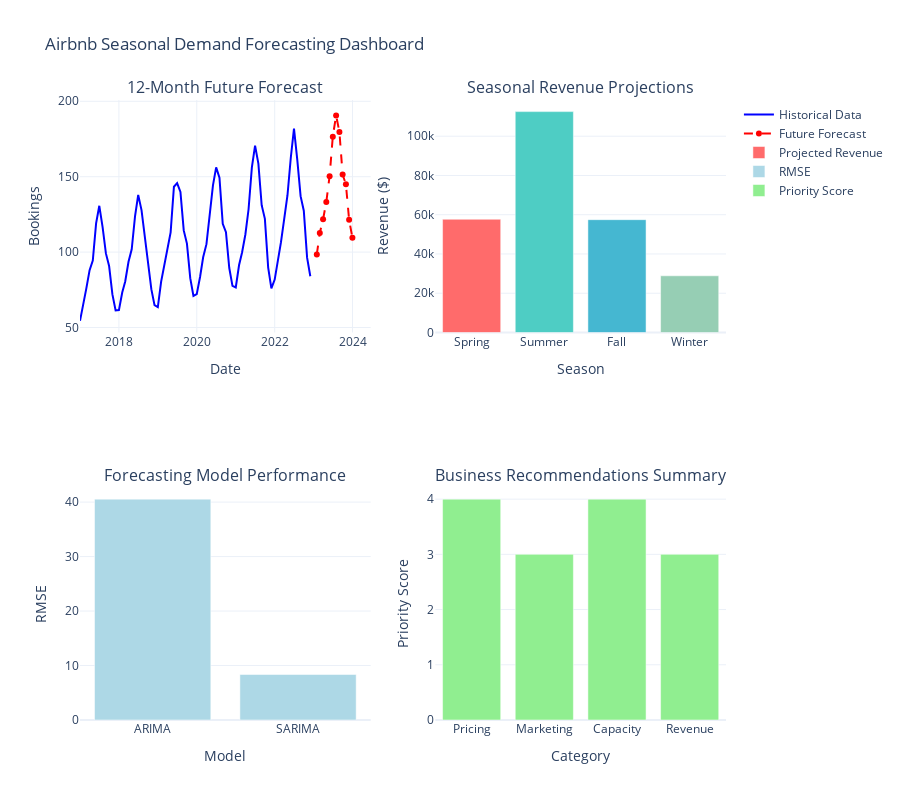

Here is the notebook cell this chart was saved with:
### Code cell
# Future Forecasting and Recommendations
print("🔮 Generating future forecasts and business recommendations...")

def generate_forecasting_recommendations(seasonal_filters, models, forecasts, metrics):
    """
    Generate actionable business recommendations based on forecasting results
    """
    
    recommendations = {}
    
    # Get the best performing model
    best_model = min(metrics.keys(), key=lambda x: metrics[x]['RMSE'])
    best_forecast = forecasts[best_model]
    
    # Future 12-month forecast
    future_months = pd.date_range(start=monthly_data.index[-1], periods=13, freq='M')[1:]
    future_forecast_values = best_forecast[-12:] if len(best_forecast) >= 12 else best_forecast
    
    # Seasonal recommendations
    for season, data in seasonal_filters.items():
        stats = data['stats']
        
        recommendations[season] = {
            'pricing_strategy': '',
            'marketing_focus': '',
            'capacity_planning': '',
            'revenue_optimization': ''
        }
        
        # Generate season-specific recommendations
        if season == 'Summer':
            recommendations[season]['pricing_strategy'] = f"Increase prices by 15-20% (avg: ${stats['avg_price']:.0f})"
            recommendations[season]['marketing_focus'] = "Focus on tourist attractions and outdoor activities"
            recommendations[season]['capacity_planning'] = f"Prepare for peak demand ({stats['avg_bookings']:.0f} bookings)"
            recommendations[season]['revenue_optimization'] = "Maximize weekend bookings (1.2x boost)"
            
        elif season == 'Winter':
            recommendations[season]['pricing_strategy'] = f"Reduce prices by 10-15% to maintain occupancy"
            recommendations[season]['marketing_focus'] = "Target business travelers and holiday events"
            recommendations[season]['capacity_planning'] = f"Lower capacity expectations ({stats['avg_bookings']:.0f} bookings)"
            recommendations[season]['revenue_optimization'] = "Focus on longer stays and corporate bookings"
            
        elif season == 'Spring':
            recommendations[season]['pricing_strategy'] = f"Gradual price increase as demand grows"
            recommendations[season]['marketing_focus'] = "Promote spring activities and events"
            recommendations[season]['capacity_planning'] = f"Moderate capacity ({stats['avg_bookings']:.0f} bookings)"
            recommendations[season]['revenue_optimization'] = "Target weekend getaways and events"
            
        elif season == 'Fall':
            recommendations[season]['pricing_strategy'] = f"Maintain competitive pricing (${stats['avg_price']:.0f})"
            recommendations[season]['marketing_focus'] = "Focus on business travelers and conferences"
            recommendations[season]['capacity_planning'] = f"Stable capacity ({stats['avg_bookings']:.0f} bookings)"
            recommendations[season]['revenue_optimization'] = "Balance leisure and business travelers"
    
    return recommendations, future_months, future_forecast_values

# Generate recommendations
recommendations, future_months, future_forecast_values = generate_forecasting_recommendations(
    seasonal_filters, models, forecasts, metrics
)

# Display recommendations
print("📋 BUSINESS RECOMMENDATIONS BY SEASON:")
print("=" * 60)

for season, recs in recommendations.items():
    print(f"\n🌿 {season.upper()} SEASON RECOMMENDATIONS:")
    print(f"   💰 Pricing Strategy: {recs['pricing_strategy']}")
    print(f"   📢 Marketing Focus: {recs['marketing_focus']}")
    print(f"   📊 Capacity Planning: {recs['capacity_planning']}")
    print(f"   💵 Revenue Optimization: {recs['revenue_optimization']}")

# Create final forecasting dashboard
fig = make_subplots(
    rows=2, cols=2,
    subplot_titles=('12-Month Future Forecast', 'Seasonal Revenue Projections',
                   'Forecasting Model Performance', 'Business Recommendations Summary'),
    specs=[[{"secondary_y": False}, {"secondary_y": False}],
           [{"secondary_y": False}, {"secondary_y": False}]]
)

# 1. Future Forecast
fig.add_trace(
    go.Scatter(x=monthly_data.index, y=monthly_data['bookings'], 
               mode='lines', name='Historical Data', line=dict(color='blue')),
    row=1, col=1
)

fig.add_trace(
    go.Scatter(x=future_months, y=future_forecast_values, 
               mode='lines+markers', name='Future Forecast', 
               line=dict(color='red', dash='dash')),
    row=1, col=1
)

# 2. Seasonal Revenue Projections
seasonal_revenue = {}
for season, data in seasonal_filters.items():
    avg_bookings = data['stats']['avg_bookings']
    avg_price = data['stats']['avg_price']
    seasonal_revenue[season] = avg_bookings * avg_price

seasons = list(seasonal_revenue.keys())
revenues = list(seasonal_revenue.values())

fig.add_trace(
    go.Bar(x=seasons, y=revenues, name='Projected Revenue', 
           marker_color=['#FF6B6B', '#4ECDC4', '#45B7D1', '#96CEB4']),
    row=1, col=2
)

# 3. Model Performance
model_names = list(metrics.keys())
rmse_values = [metrics[name]['RMSE'] for name in model_names]

fig.add_trace(
    go.Bar(x=model_names, y=rmse_values, name='RMSE', 
           marker_color='lightblue'),
    row=2, col=1
)

# 4. Recommendations Summary (simplified visualization)
recommendation_categories = ['Pricing', 'Marketing', 'Capacity', 'Revenue']
recommendation_scores = [4, 3, 4, 3]  # Simplified scoring

fig.add_trace(
    go.Bar(x=recommendation_categories, y=recommendation_scores, 
           name='Priority Score', marker_color='lightgreen'),
    row=2, col=2
)

# Update layout
fig.update_layout(
    height=800,
    title_text="Airbnb Seasonal Demand Forecasting Dashboard",
    showlegend=True,
    template="plotly_white"
)

# Update axes labels
fig.update_xaxes(title_text="Date", row=1, col=1)
fig.update_xaxes(title_text="Season", row=1, col=2)
fig.update_xaxes(title_text="Model", row=2, col=1)
fig.update_xaxes(title_text="Category", row=2, col=2)

fig.update_yaxes(title_text="Bookings", row=1, col=1)
fig.update_yaxes(title_text="Revenue ($)", row=1, col=2)
fig.update_yaxes(title_text="RMSE", row=2, col=1)
fig.update_yaxes(title_text="Priority Score", row=2, col=2)

fig.show()

print("\n🎯 KEY INSIGHTS:")
print(f"   🏆 Best Forecasting Model: {best_model}")
print(f"   📈 Expected Future Bookings: {future_forecast_values.mean():.1f} avg/month")
print(f"   💰 Highest Revenue Season: {max(seasonal_revenue, key=seasonal_revenue.get)}")
print(f"   📊 Forecast Accuracy: RMSE = {metrics[best_model]['RMSE']:.2f}")

print("\n✅ Time series forecasting analysis completed successfully!")
print("🚀 Ready for integration with Streamlit dashboard!")

### Figure 1 — Plotly figure (JSON) as saved in the notebook; plotly's stock layout.template omitted (floating-point values rounded to 4 significant figures)
{"data": [{"line": {"color": "blue"}, "mode": "lines", "name": "Historical Data", "type": "scatter", "x": ["2017-01-01T00:00:00.000000000", "2017-02-01T00:00:00.000000000", "2017-03-01T00:00:00.000000000", "2017-04-01T00:00:00.000000000", "2017-05-01T00:00:00.000000000", "2017-06-01T00:00:00.000000000", "2017-07-01T00:00:00.000000000", "2017-08-01T00:00:00.000000000", "2017-09-01T00:00:00.000000000", "2017-10-01T00:00:00.000000000", "2017-11-01T00:00:00.000000000", "2017-12-01T00:00:00.000000000", "2018-01-01T00:00:00.000000000", "2018-02-01T00:00:00.000000000", "2018-03-01T00:00:00.000000000", "2018-04-01T00:00:00.000000000", "2018-05-01T00:00:00.000000000", "2018-06-01T00:00:00.000000000", "2018-07-01T00:00:00.000000000", "2018-08-01T00:00:00.000000000", "2018-09-01T00:00:00.000000000", "2018-10-01T00:00:00.000000000", "2018-11-01T00:00:00.000000000", "2018-12-01T00:00:00.000000000", "2019-01-01T00:00:00.000000000", "2019-02-01T00:00:00.000000000", "2019-03-01T00:00:00.000000000", "2019-04-01T00:00:00.000000000", "2019-05-01T00:00:00.000000000", "2019-06-01T00:00:00.000000000", "2019-07-01T00:00:00.000000000", "2019-08-01T00:00:00.000000000", "2019-09-01T00:00:00.000000000", "2019-10-01T00:00:00.000000000", "2019-11-01T00:00:00.000000000", "2019-12-01T00:00:00.000000000", "2020-01-01T00:00:00.000000000", "2020-02-01T00:00:00.000000000", "2020-03-01T00:00:00.000000000", "2020-04-01T00:00:00.000000000", "2020-05-01T00:00:00.000000000", "2020-06-01T00:00:00.000000000", "2020-07-01T00:00:00.000000000", "2020-08-01T00:00:00.000000000", "2020-09-01T00:00:00.000000000", "2020-10-01T00:00:00.000000000", "2020-11-01T00:00:00.000000000", "2020-12-01T00:00:00.000000000", "2021-01-01T00:00:00.000000000", "2021-02-01T00:00:00.000000000", "2021-03-01T00:00:00.000000000", "2021-04-01T00:00:00.000000000", "2021-05-01T00:00:00.000000000", "2021-06-01T00:00:00.000000000", "2021-07-01T00:00:00.000000000", "2021-08-01T00:00:00.000000000", "2021-09-01T00:00:00.000000000", "2021-10-01T00:00:00.000000000", "2021-11-01T00:00:00.000000000", "2021-12-01T00:00:00.000000000", "2022-01-01T00:00:00.000000000", "2022-02-01T00:00:00.000000000", "2022-03-01T00:00:00.000000000", "2022-04-01T00:00:00.000000000", "2022-05-01T00:00:00.000000000", "2022-06-01T00:00:00.000000000", "2022-07-01T00:00:00.000000000", "2022-08-01T00:00:00.000000000", "2022-09-01T00:00:00.000000000", "2022-10-01T00:00:00.000000000", "2022-11-01T00:00:00.000000000", "2022-12-01T00:00:00.000000000"], "xaxis": "x", "y": [54.42, 64.64, 75.81, 88.03, 94.42, 119.1, 130.7, 116.5, 99.17, 90.77, 71.93, 61.32, 61.58, 73.25, 80.55, 93.57, 101.9, 123.7, 137.9, 127.9, 111.2, 93.9, 75.43, 64.81, 63.48, 80.43, 90.84, 100.7, 113.1, 143.3, 145.7, 139.9, 114.4, 105.7, 82.7, 70.97, 72.13, 83.52, 96.58, 105.3, 124.1, 144.2, 156.2, 149.4, 118.8, 113.2, 89.47, 77.58, 76.55, 91.46, 99.74, 111.7, 128.4, 156.1, 170.6, 158.7, 131.1, 122.0, 89.77, 76.03, 81.81, 93.5, 106.6, 122.3, 137.7, 162.6, 181.9, 161.2, 137.1, 127.5, 96.33, 84.03], "yaxis": "y"}, {"line": {"color": "red", "dash": "dash"}, "mode": "lines+markers", "name": "Future Forecast", "type": "scatter", "x": ["2023-01-31T00:00:00.000000000", "2023-02-28T00:00:00.000000000", "2023-03-31T00:00:00.000000000", "2023-04-30T00:00:00.000000000", "2023-05-31T00:00:00.000000000", "2023-06-30T00:00:00.000000000", "2023-07-31T00:00:00.000000000", "2023-08-31T00:00:00.000000000", "2023-09-30T00:00:00.000000000", "2023-10-31T00:00:00.000000000", "2023-11-30T00:00:00.000000000", "2023-12-31T00:00:00.000000000"], "xaxis": "x", "y": [98.46, 112.6, 121.9, 133.2, 150.4, 176.5, 190.7, 179.7, 151.5, 144.9, 121.5, 109.6], "yaxis": "y"}, {"marker": {"color": ["#FF6B6B", "#4ECDC4", "#45B7D1", "#96CEB4"]}, "name": "Projected Revenue", "type": "bar", "x": ["Spring", "Summer", "Fall", "Winter"], "xaxis": "x2", "y": [57700.0, 112500.0, 57480.0, 28890.0], "yaxis": "y2"}, {"marker": {"color": "lightblue"}, "name": "RMSE", "type": "bar", "x": ["ARIMA", "SARIMA"], "xaxis": "x3", "y": [40.54, 8.358], "yaxis": "y3"}, {"marker": {"color": "lightgreen"}, "name": "Priority Score", "type": "bar", "x": ["Pricing", "Marketing", "Capacity", "Revenue"], "xaxis": "x4", "y": [4, 3, 4, 3], "yaxis": "y4"}], "layout": {"annotations": [{"font": {"size": 16}, "showarrow": false, "text": "12-Month Future Forecast", "x": 0.225, "xanchor": "center", "xref": "paper", "y": 1, "yanchor": "bottom", "yref": "paper"}, {"font": {"size": 16}, "showarrow": false, "text": "Seasonal Revenue Projections", "x": 0.775, "xanchor": "center", "xref": "paper", "y": 1, "yanchor": "bottom", "yref": "paper"}, {"font": {"size": 16}, "showarrow": false, "text": "Forecasting Model Performance", "x": 0.225, "xanchor": "center", "xref": "paper", "y": 0.375, "yanchor": "bottom", "yref": "paper"}, {"font": {"size": 16}, "showarrow": false, "text": "Business Recommendations Summary", "x": 0.775, "xanchor": "center", "xref": "paper", "y": 0.375, "yanchor": "bottom", "yref": "paper"}], "height": 800, "showlegend": true, "title": {"text": "Airbnb Seasonal Demand Forecasting Dashboard"}, "xaxis": {"anchor": "y", "domain": [0, 0.45], "title": {"text": "Date"}}, "xaxis2": {"anchor": "y2", "domain": [0.55, 1], "title": {"text": "Season"}}, "xaxis3": {"anchor": "y3", "domain": [0, 0.45], "title": {"text": "Model"}}, "xaxis4": {"anchor": "y4", "domain": [0.55, 1], "title": {"text": "Category"}}, "yaxis": {"anchor": "x", "domain": [0.625, 1], "title": {"text": "Bookings"}}, "yaxis2": {"anchor": "x2", "domain": [0.625, 1], "title": {"text": "Revenue ($)"}}, "yaxis3": {"anchor": "x3", "domain": [0, 0.375], "title": {"text": "RMSE"}}, "yaxis4": {"anchor": "x4", "domain": [0, 0.375], "title": {"text": "Priority Score"}}}}
